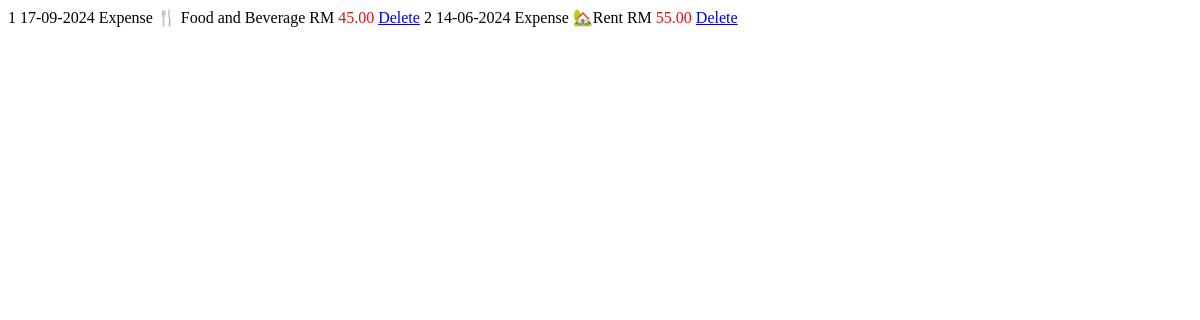
Before: /default_table_expense with the older database file.
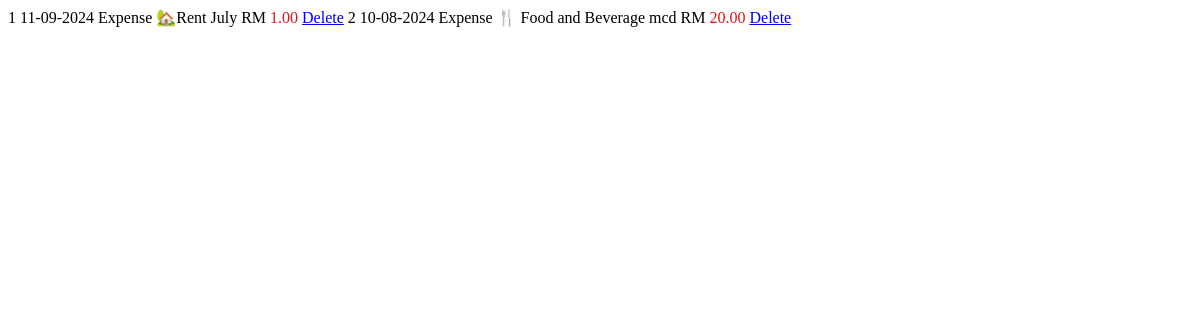
After: the same page with the newer database file.
### application/models.py (models this page shows, shortened)
class add_expenses(db.Model):
    id = db.Column(db.Integer, primary_key=True)
    amount = db.Column(db.Double, nullable=False)
    category = db.Column(db.String(30),nullable=False)
    date = db.Column(db.DateTime, nullable=False)
    type = db.Column(db.String(10), nullable=False, default= 'Expense')
    nota = db.Column(db.String(15))

### application/routes.py (the view)
@app.route('/default_table_expense')
def default_table_expense():
    expenses = add_expenses.query.order_by(add_expenses.date.desc()).all()
    return render_template('default_table_expense.html', expenses=expenses)

### application/templates/default_table_expense.html
{% for entry in expenses %}
        <tr>
            <th scope="row">{{loop.index}}</th>
            <td>{{entry.date.strftime("%d-%m-%Y")}}</td>
            <td>{{entry.type}}</td>
            <td>{{entry.category }}</td>
            <td>{{entry.nota }}</td>
            <td class="amount-field">RM <span style="color: rgb(223, 20, 20);">{{ "{:.2f}".format(entry.amount) }}</span></td>
            <td><a href="{{ url_for('delete', entry_id = entry.id, entry_type=entry.type, entry_amount=entry.amount, entry_date=entry.date.strftime('%Y-%m-%d %H:%M:%S'), next=url_for('add_expense'), type='Expense' ) }}"  class="btn btn-outline-danger btn-sm">Delete</a></td>
        </tr>
{% endfor %}

Changed rows visible on the page:
removed add_expenses: date "17-09-2024", type "Expense", category "🍴 Food and Beverage", amount "45.00"
removed add_expenses: date "14-06-2024", type "Expense", category "🏡Rent", amount "55.00"
added add_expenses: date "11-09-2024", type "Expense", category "🏡Rent", nota "July", amount "1.00"
added add_expenses: date "10-08-2024", type "Expense", category "🍴 Food and Beverage", nota "mcd", amount "20.00"
